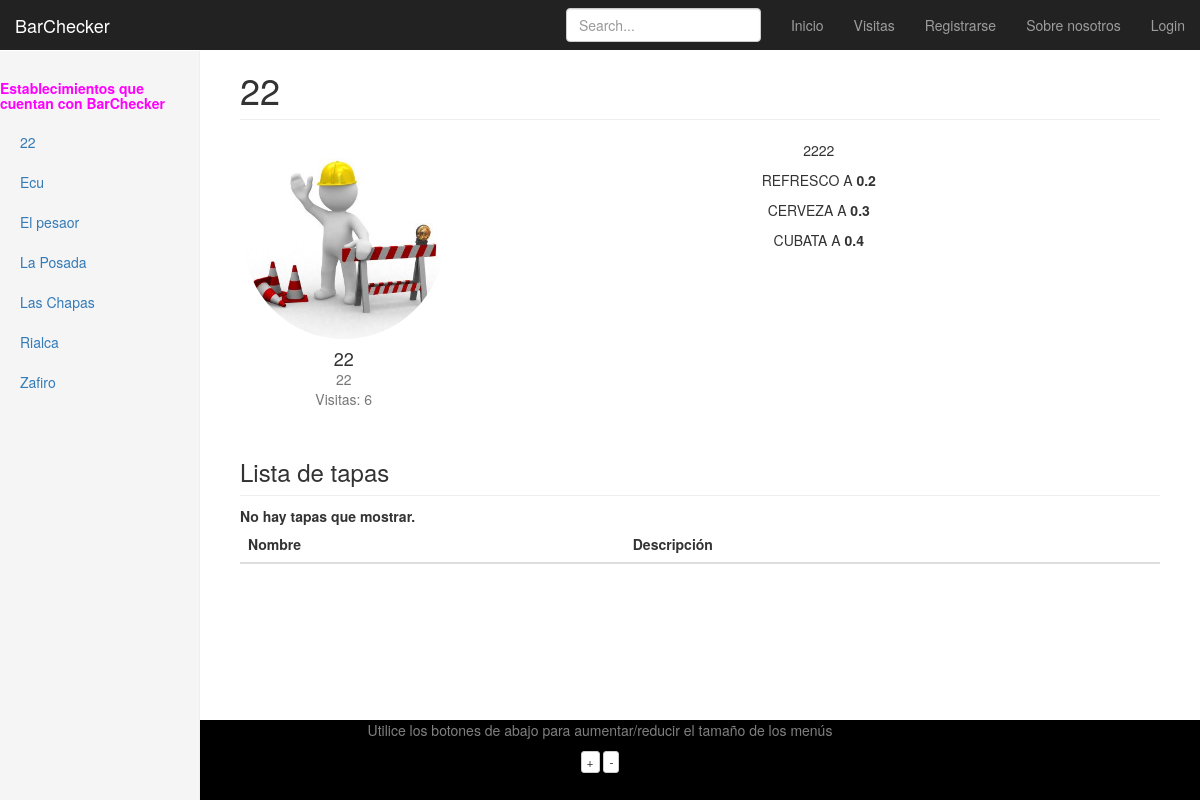
The page /Bares/bar/22 on the database its author committed.
### Bares/models.py (models this page shows, shortened)
class Bar(models.Model):
    nombre = models.CharField(max_length=128, unique=True)
    lema = models.CharField(max_length=140)
    descripcion = models.TextField()
    direccion = models.CharField(max_length=192)
    visitas = models.IntegerField(default=0)
    slug = models.SlugField()
    logo = models.ImageField(upload_to='logos', blank=True)
    precio_refresco = models.DecimalField(default=0, max_digits=3, decimal_places=1)
    precio_cerveza = models.DecimalField(default=0, max_digits=3, decimal_places=1)
    precio_cubata = models.DecimalField(default=0, max_digits=3, decimal_places=1)
    def save(self, *args, **kwargs):
        self.slug = slugify(self.nombre)
        super(Bar, self).save(*args, **kwargs)

### Bares/views.py (the view)
# urls.py: url(r'^bar/(?P<bar_name_slug>\S+)$', views.bar, name='bar'),
def bar(request, bar_name_slug):
    context_dict = {}
    lista_bares = Bar.objects.order_by('nombre')
    context_dict = {'bares':lista_bares}
    bar = Bar.objects.get(slug = bar_name_slug)
    print bar.nombre
    print "LOGO DEL BAR" + bar.logo.name
    if bar:
        context_dict['bar'] = bar
        bar.visitas += 1
        bar.save()
        tapas = Tapa.objects.filter(nombrebar = bar)
        context_dict['tapas'] = tapas
    return render(request, 'Bares/bar.html', context_dict)

### templates/Bares/bar.html (shortened to what this page needs)
{% extends "base.html" %}
{% block ListaBares %}
	{% if bares %}
		{% for bar in bares %}
			<li><a href="/Bares/bar/{{ bar.slug }}"> {{ bar.nombre }}</a></li>
		{% endfor %}
	{% else %}
		<strong>No hay bares.</strong>
	{% endif %}
{% endblock %}
{% block Cuerpo %}
	<h1 class="page-header">{{ bar.nombre }}</h1>
	<div class="row placeholders">
		<div class="col-xs-6 col-sm-3 placeholder">
            <img src="/static/Bares/logos/building.jpg" class="img-responsive" alt="Generic placeholder thumbnail" height="200" width="200">
            <h4>{{ bar.nombre }}</h4>
            <span class="text-muted">{{bar.lema}}</span>
            <br/>
            <span class="text-muted">Visitas: {{bar.visitas}}</span>
		</div>
		<p>
		{{ bar.descripcion }}
		</p>
        <p>REFRESCO A <strong>{{bar.precio_refresco}}</strong></p>
        <p>CERVEZA  A <strong>{{bar.precio_cerveza}}</strong></p>
        <p>CUBATA   A <strong>{{bar.precio_cubata}}</strong></p>
        {% load easy_maps_tags %}
</div>
	<h3 class="sub-header">Lista de tapas</h3>
	<div class="table-responsive">
		<table class="table table-striped">
			<thead>
				<tr>
					<th>Nombre</th>
					<th>Descripción</th>
				</tr>
			</thead>
			<tbody>
				{% if tapas %}
    				{% for tapa in tapas %}
        				<tr>
            				<td>{{tapa.titulo}}</td>
            				<td>{{tapa.descripcion}}</td>
                            <td><button class="btn btn-default btn-xs" onclick="meGustalaTapa('{{tapa.titulo}}','{{bar.slug}}')"> MeGusta ({{tapa.megustas}})</button></td>
        				</tr>
    				{% endfor %}
			    {% else %}
			        <strong>No hay tapas que mostrar.</strong>
			    {% endif %}
			</tbody>
		</table>
	</div>
{% endblock %}

### static/dashboard.css (style rules this page uses)
body { padding-top: 50px; }
.sub-header { padding-bottom: 10px; border-bottom: 1px solid #eee; }
.nav-sidebar > li > a { padding-right: 20px; padding-left: 20px; }
.main .page-header { margin-top: 0; }
.placeholders { margin-bottom: 30px; text-align: center; }
.placeholders h4 { margin-bottom: 0; }
.placeholder { margin-bottom: 20px; }
.placeholder img { display: inline-block; border-radius: 50%; }

### rows shown on the page
Bar: nombre "22", lema "22", visitas "6", descripcion "2222", precio_refresco "0.2", precio_cerveza "0.3", precio_cubata "0.4"
Bar: nombre "Ecu"
Bar: nombre "El pesaor"
Bar: nombre "La Posada"
Bar: nombre "Las Chapas"
Bar: nombre "Rialca"
Bar: nombre "Zafiro"
